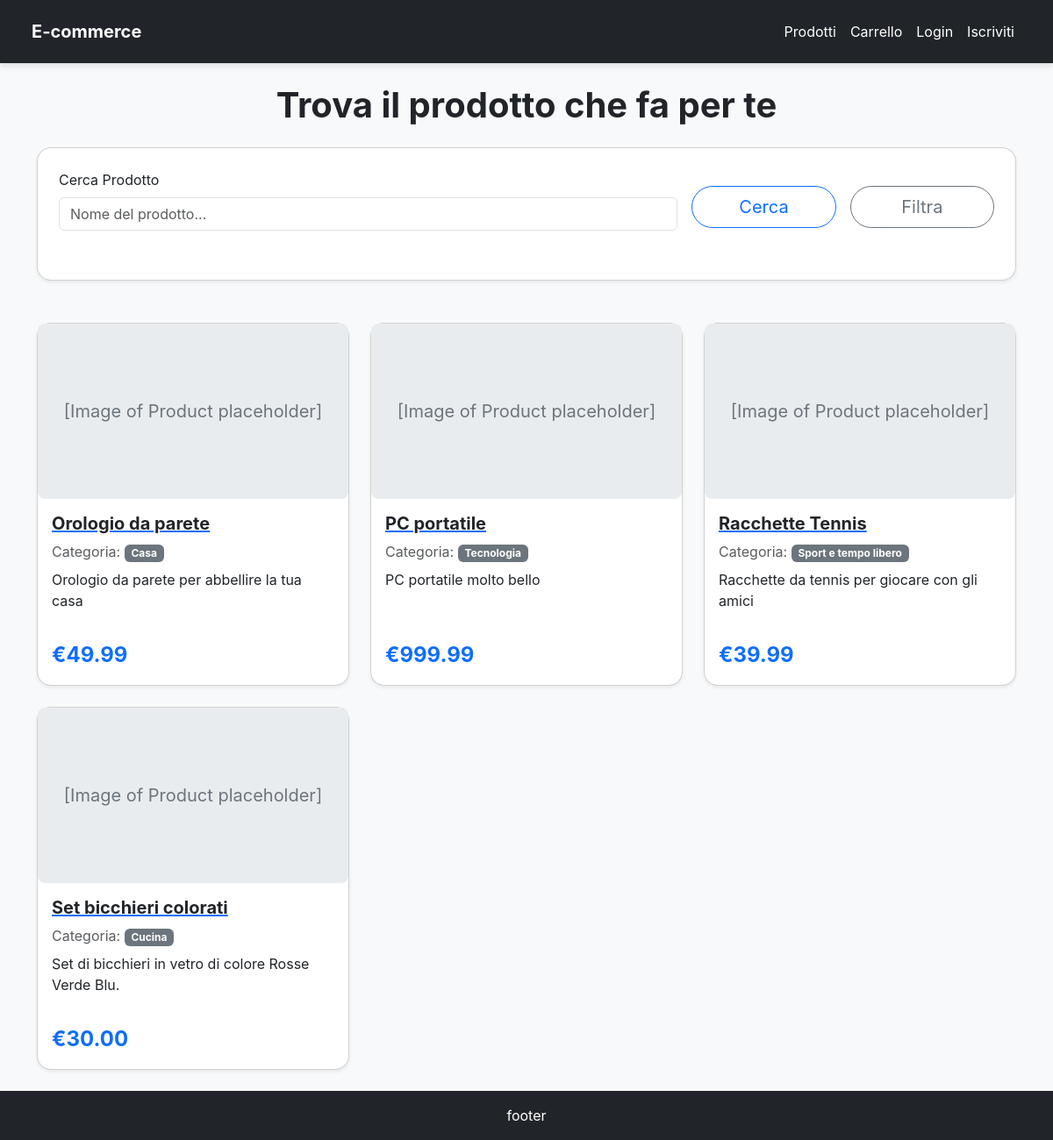
Before: /products/ with the older database file.
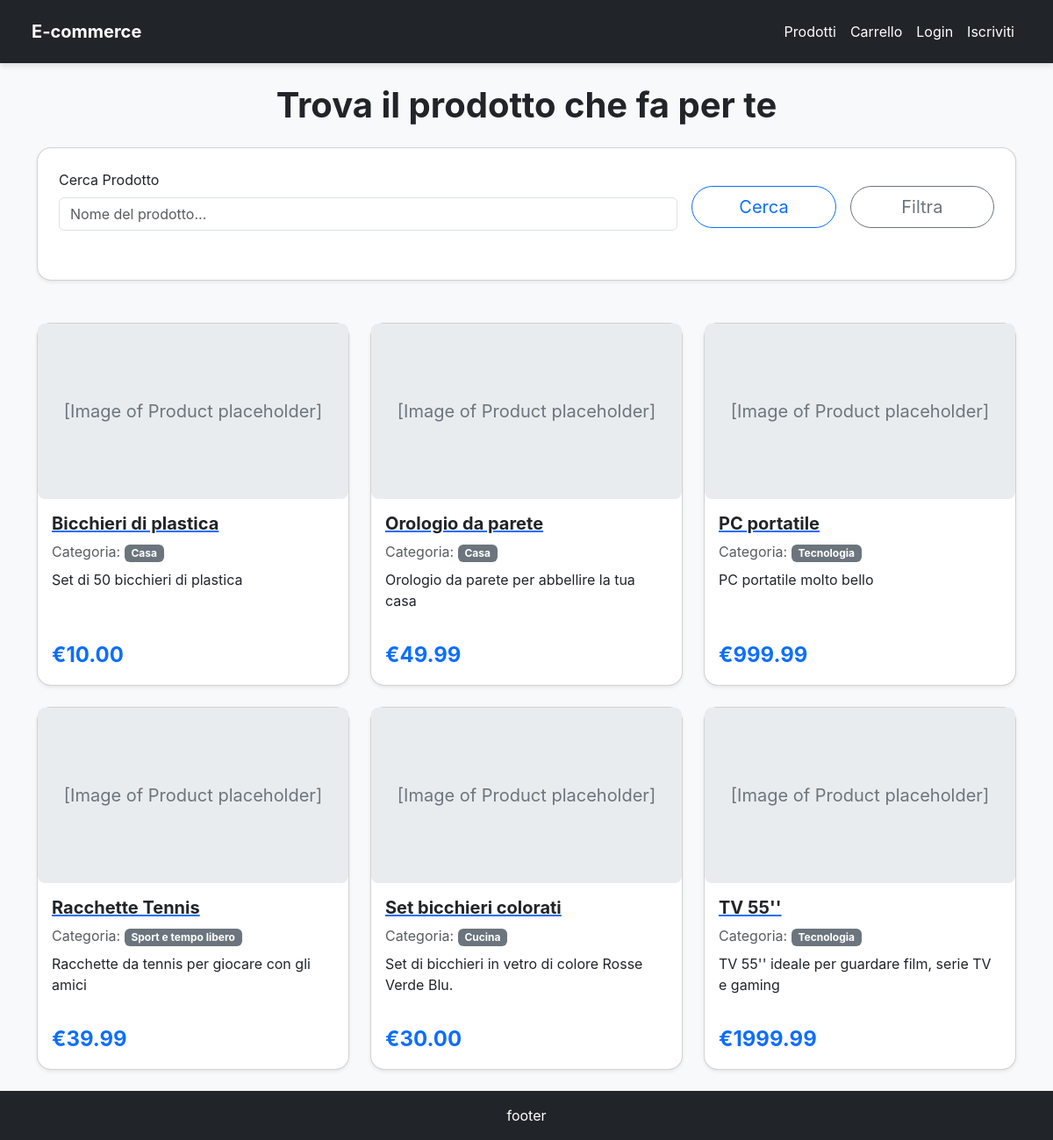
After: the same page with the newer database file.
### products/models.py (models this page shows, shortened)
class Product(models.Model):
    name = models.CharField(max_length=200, verbose_name="Nome Prodotto")
    slug = models.SlugField(max_length=200, unique=True, help_text="Slug unico per l'URL del prodotto")
    category = models.ForeignKey(
        Category,
        on_delete=models.SET_NULL,
        null=True,
        blank=True,
        related_name='products',
        verbose_name="Categoria"
    )
    description = models.TextField(verbose_name="Descrizione prodotto")
    price = models.DecimalField(
        max_digits=10,
        decimal_places=2,
        verbose_name="Prezzo in €"
    )
    stock = models.IntegerField(
        default=0,
        verbose_name="Quantità Disponibile",
        help_text="Quantità di prodotti disponibili in magazzino."
    )
    created_at = models.DateTimeField(auto_now_add=True, verbose_name="Data Creazione")
    updated_at = models.DateTimeField(auto_now=True, verbose_name="Ultimo Aggiornamento")
    class Meta:
        ordering = ('name',)
        verbose_name = "Prodotto"
        verbose_name_plural = "Prodotti"
    def get_absolute_url(self):
        return reverse("product_details", kwargs={"slug": self.slug})

class Category(models.Model):
    name = models.CharField(max_length=100, unique=True, verbose_name="Nome Categoria")
    slug = models.SlugField(max_length=100, unique=True, help_text="Slug unico per l'URL della categoria")
    class Meta:
        ordering = ('name',)
        verbose_name_plural = "Categorie"
    def __str__(self):
        return self.name

### products/views.py (the view, shortened to what this page needs)
# urls.py: path("", ProductListView.as_view(), name="product_list"),
class ProductListView(ListView):
    model = Product
    template_name = 'product_list.html'
    context_object_name = 'product_list'
    def get_queryset(self):
        queryset = super().get_queryset()
        form = ProductSearchForm(self.request.GET)
        if form.is_valid():
            query = form.cleaned_data.get('q')
            if query:
                queryset = queryset.filter(
                    Q(name__icontains=query) | Q(description__icontains=query)  # Ricerca per nome o descrizione
                ).distinct()  # Evita duplicati se un prodotto corrisponde a più condizioni
            categories = form.cleaned_data.get('category')
            if categories:
                queryset = queryset.filter(category__in=categories)
            available_only = form.cleaned_data.get('available_only')
            if available_only:
                queryset = queryset.filter(stock__gt=0)
            sort_by = form.cleaned_data.get('sort_by')
        if not queryset.ordered:
            queryset = queryset.order_by('name')
        return queryset
    def get_context_data(self, **kwargs):
        context = super().get_context_data(**kwargs)
        context['form'] = ProductSearchForm(self.request.GET)
        return context

### templates/product_list.html (shortened to what this page needs)
{% extends 'base.html' %}
{% load crispy_forms_tags %}
{% block content %}
<h1 class="text-center mb-4 fw-bold text-dark">Trova il prodotto che fa per te</h1>
<div class="card p-4 rounded-card shadow-sm mb-5">
    <form method="get" action="{% url 'product_list' %}" class="mb-3">
        <div class="row g-3 align-items-center">
            <div class="col-md-8">
                {{ form.q|as_crispy_field }}
            </div>
            <div class="col-md-2">
                <button class="btn btn-outline-primary w-100 btn-lg rounded-pill" type="submit">Cerca</button>
            </div>
            <div class="col-md-2">
                <button class="btn btn-outline-secondary w-100 btn-lg rounded-pill" type="button" data-bs-toggle="collapse" data-bs-target="#filtersCollapse" aria-expanded="false" aria-controls="filtersCollapse">
                    Filtra
                </button>
            </div>
        </div>
    </form>
</div>
{% if product_list %}
<div class="row row-cols-1 row-cols-md-2 row-cols-lg-3 g-4">
    {% for product in product_list %}
    <div class="col">
        <div class="card h-100 shadow-sm rounded-card">
            <div class="img-placeholder">
                [Image of Product placeholder]
            </div>
            <div class="card-body d-flex flex-column">
                <a href="{{ product.get_absolute_url }}">
                    <h5 class="card-title fw-bold text-dark">{{ product.name }}</h5>
                </a>
                <p class="card-text text-muted mb-2">Categoria: <span class="badge bg-secondary">{{ product.category.name }}</span></p>
                <p class="card-text text-dark flex-grow-1">{{ product.description|truncatechars:100 }}</p>
                <div class="d-flex justify-content-between align-items-center mt-3">
                    <span class="fs-4 fw-bold text-primary">€{{ product.price|floatformat:2 }}</span>
                </div>
            </div>
        </div>
    </div>
    {% endfor %}
</div>
{% else %}
<div class="alert alert-info text-center" role="alert">
    Nessun prodotto trovato. Controlla il nome inserito e i filtri usati
</div>
{% endif %}
{% endblock content %}

### templates/base.html (shortened to what this page needs)
<!DOCTYPE html>
<html lang="it">
<head>
    <link href="https://cdn.jsdelivr.net/npm/bootstrap@5.3.3/dist/css/bootstrap.min.css" rel="stylesheet"
          xintegrity="sha384-QWTKZyjpPEjISv5WaRU9Oer_idvLwtxj0s3rNb+eD+PjSgWvKWHB/a8P+fK7">
</head>
<body class="d-flex flex-column min-vh-100">
    <nav class="navbar navbar-expand-lg fixed-top navbar-dark bg-dark px-4 py-3">
        <div class="container-fluid">
            <a class="navbar-brand fw-bold text-white" href="/">E-commerce</a>
            <div class="collapse navbar-collapse" id="navbarNav">
                {% if user.is_authenticated %}
                <ul class="navbar-nav ms-auto">
                    <li class="nav-item">
                        <a class="nav-link text-white" href="{% url 'product_list' %}">Prodotti</a>
                    </li>
                    <li class="nav-item">
                        <a class="nav-link text-white" href="{% url 'cart' %}">Carrello</a>
                    </li>
                    <li class="nav-item dropdown">
                        <a class="nav-link dropdown-toggle" href="#" role="button" data-bs-toggle="dropdown" aria-expanded="false">
                            Profilo
                        </a>
                        <ul class="dropdown-menu">
                            <li><a class="dropdown-item" href="{% url 'dashboard' %}">Profilo</a></li>
                            <li><a class="dropdown-item" href="#">Wishlist</a></li>
                            <li><a class="dropdown-item" href="#">I miei ordini</a></li>
                            <li><a class="dropdown-item" href="{% url 'logout' %}">Logout</a></li>
                        </ul>
                    </li>
                </ul>
                {% else %}
                <ul class="navbar-nav ms-auto">
                    <li class="nav-item">
                        <a class="nav-link text-white" href="{% url 'product_list' %}">Prodotti</a>
                    </li>
                    <li class="nav-item">
                        <a class="nav-link text-white" href="{% url 'cart' %}">Carrello</a>
                    </li>
                    <li class="nav-item">
                        <a class="nav-link text-white" href="{% url 'login' %}">Login</a>
                    </li>
                    <li class="nav-item">
                        <a class="nav-link text-white" href="{% url 'signup' %}">Iscriviti</a>
                    </li>
                </ul>
                {% endif %}
            </div>
        </div>
    </nav>
    <main class="container my-4 flex-grow-1">
        {% block content %}
        {% endblock content %}
    </main>
    <footer class="bg-dark text-white text-center py-3 mt-auto rounded-top-lg">
        <div class="container">
            <p class="mb-0">footer</p>
        </div>
    </footer>
</body>
</html>

### templates/base.html (style rules this page uses)
body { font-family: 'Inter', sans-serif; background-color: #f8f9fa; padding-top: 4.5rem; }
.rounded-card { border-radius: 1rem; }
.navbar { box-shadow: 0 4px 6px rgba(0, 0, 0, 0.1); }
.img-placeholder { background-color: #e9ecef; display: flex; align-items: center; justify-content: center; font-size: 1.25rem; color: #6c757d; height: 200px; border-radius: 0.5rem; }

Changed rows visible on the page:
added Product: name "Bicchieri di plastica", category.name "Casa", description "Set di 50 bicchieri di plastica", price "10.00"
added Product: name "TV 55''", category.name "Tecnologia", description "TV 55'' ideale per guardare film, serie TV e gaming", price "1999.99"
